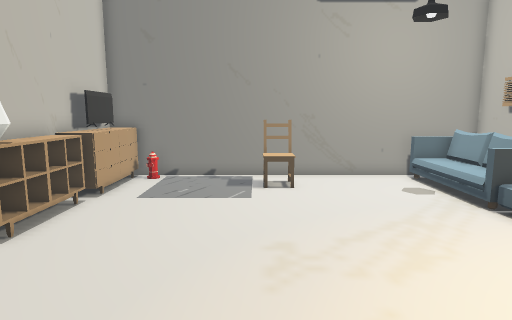
view 1 (above)

13 first-person views from a walk through a scene from a Unity 3-D project. The camera is 1.5 m above the floor, tilts 8° down and sees 75° across. The floor is counted in squares, 0.5 m on a side. Each view is taken from the middle of a square. On the plan, view 1 faces up. The plan holds only what a view shows up to about 20 squares ahead; the rest is blank. The place goes on beyond the plan. The player is left out.

view 2
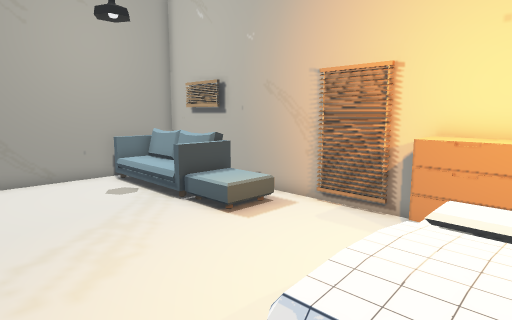

view 3
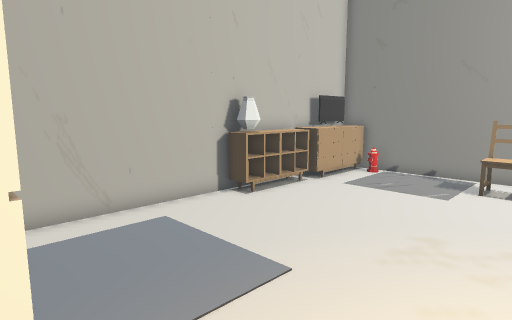

view 4
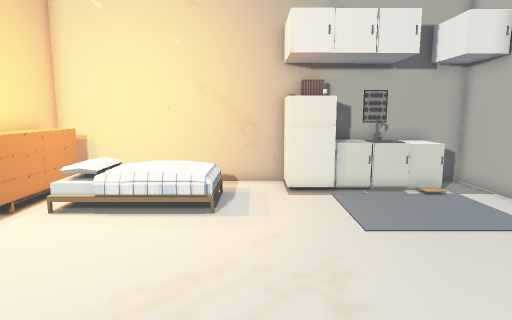

view 5
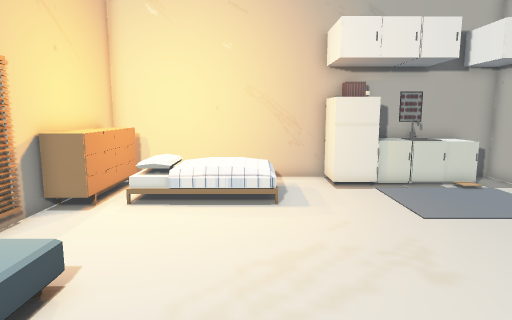

view 6
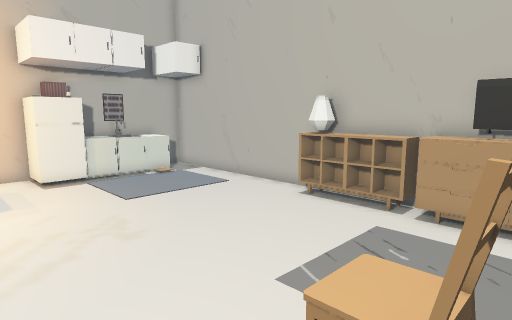

view 7
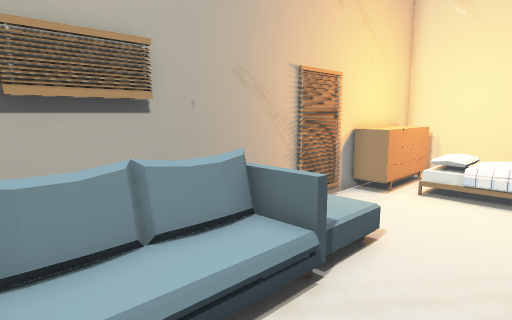

view 8
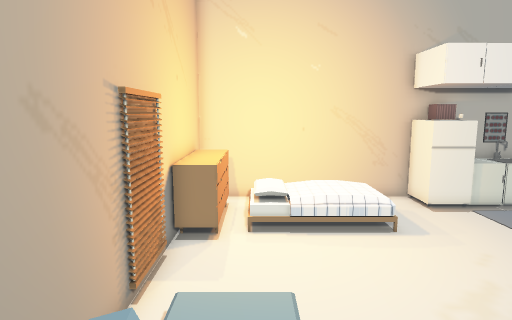

view 9
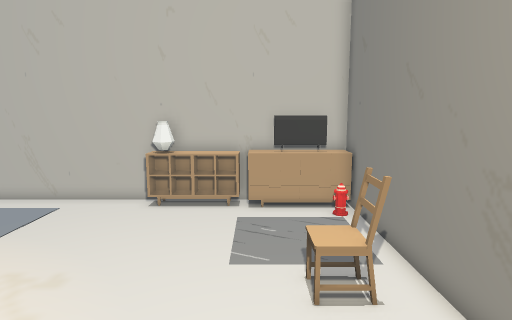

view 10
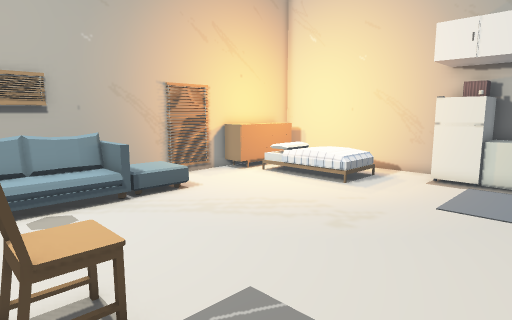

view 11
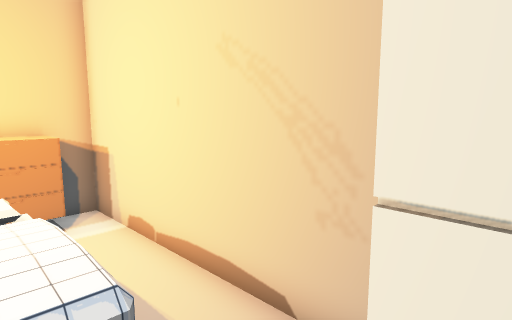

view 12
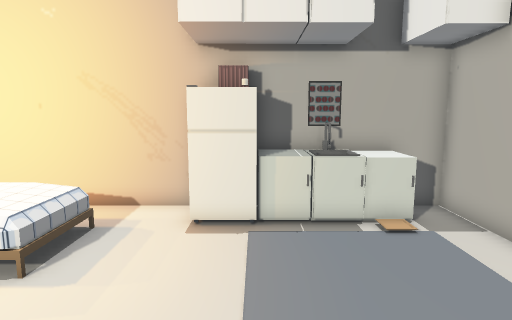

view 13
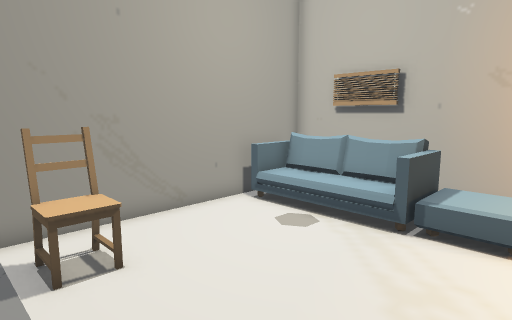

### Floor plan
Key: @ floor where view 1 was taken; # wall or solid block; . main floor; : floor 0.5 m higher than the main floor; / step, stairs or slope; = window, fence, low wall or low ledge; ^ raised ledge; v drop or lower ground; C chest; T TV; H hydrant; A chair; S sofa; E shelf; B vase; F bed; P pillow; I cabinet; O other object.
Columns run from 7 left of view 1 to 11 right of it. Each row starts with its distance up from view 1.
 16 ###############vv#v
 15 CTH....AA...../:S.#
 14 CT.....AAA..../:S##
 13 CT.....AA...../:S##
 12 #C............/:S##
 11 #E............/:S #
 10 #E............/// #
  9 #E.............:: #
  8 #B.............::.#
  7 #E................#
  6 #................##
  5 #................##
  4 #................##
  3 #...............CC#
  2 #..........FFFOOCCC
  1 #..........FFFPPCCC
  0 #......@...FFF OCCC
 -1 #.I#=I###.......CCC
 -2 # II^I#############
 -3 ##II#I#          ##

Where each view was taken, in squares from view 1:
view 1: 0 up, 0 right, facing up
view 2: 0 up, 1 right, facing up-right
view 3: 1 down, 3 right, facing up-left
view 4: 12 up, 2 right, facing down
view 5: 13 up, 4 right, facing down
view 6: 15 up, 4 right, facing down-left
view 7: 15 up, 4 right, facing down-right
view 8: 13 up, 8 right, facing down
view 9: 12 up, 8 right, facing left
view 10: 15 up, 4 left, facing down-right
view 11: 1 up, 0 right, facing down-right
view 12: 8 up, 1 left, facing down
view 13: 7 up, 1 left, facing up-right
